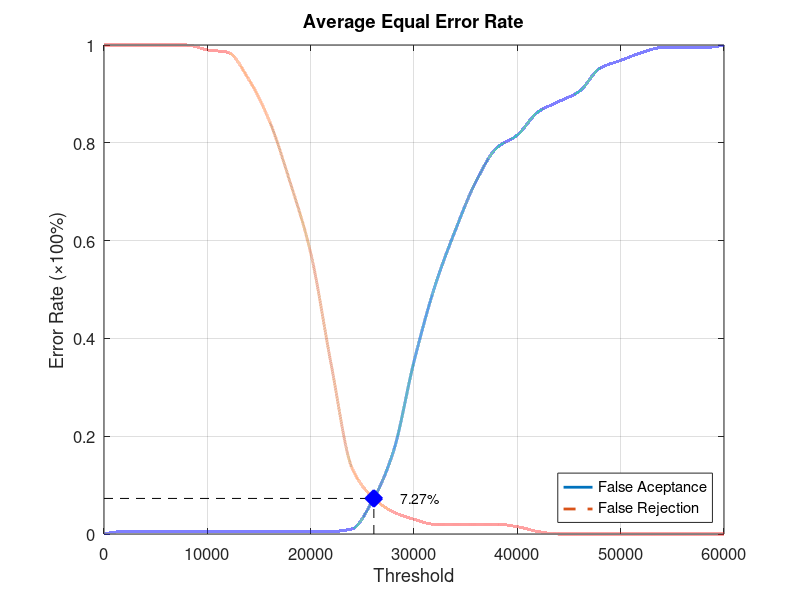
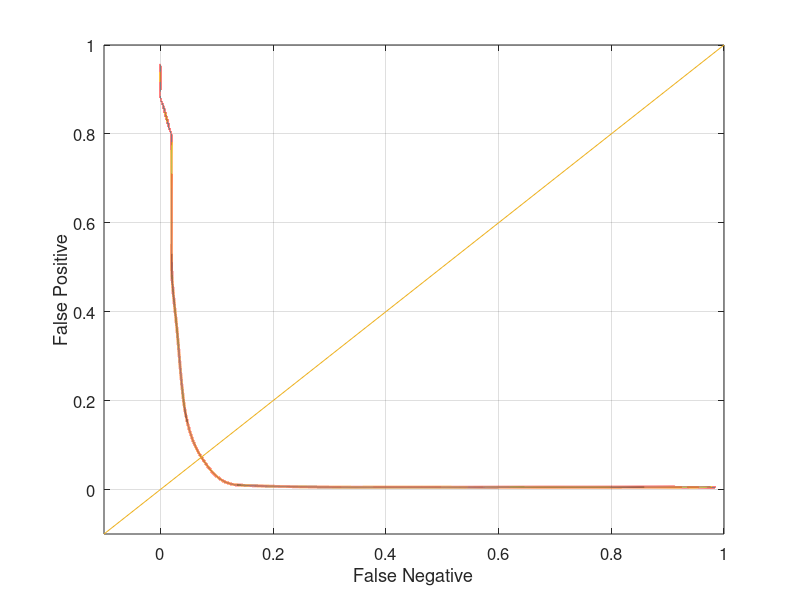

Write the MATLAB code that produced these figures, in order.
function yEER = Database4_3
close all;
clear;
clc;
x = 0:2000:60000;
xq = 0:0.5:60000;

y0 = [0 0.00526316 0.00526316 0.00526316 0.00526316 0.00526316 0.00526316 0.00526316 0.00526316 0.00526316 0.00526316 0.00526316 0.0105263 0.0684211 0.168421 0.352632 0.505263 0.621053 0.721053 0.789474 0.815789 0.863158 0.884211 0.905263 0.952632 0.968421 0.984211 0.994737 0.994737 0.994737 1];
yy0 = interp1(x, y0, xq, 'pchip');
y1 = [1 1 1 1 1 0.99 0.985 0.93 0.845 0.72 0.575 0.345 0.135 0.075 0.045 0.03 0.02 0.02 0.02 0.02 0.015 0.005 0 0 0 0 0 0 0 0 0];
yy1 = interp1(x, y1, xq, 'pchip');

% Calculating EER: 
y2 = abs(y0 - y1);
find(y2 == min(y2))
yy2 = abs(yy0 - yy1);
xEER = find(yy2 == min(yy2));
xEERIndex = xq(xEER) % X-axis EER
yEER = yy0(xEER) % Y-axis EER

main = figure
plot(xq, yy0,'-','LineWidth', 2);	hold on
plot(xq, yy1,'--','LineWidth', 2);	hold on
plot([xEERIndex xEERIndex], [0 yEER], 'k--');	hold on
plot([0 xEERIndex], [yEER yEER], 'k--');	hold on
plot(xEERIndex, yEER, 'bx', 'LineWidth', 10);	hold on
text(xEERIndex + 10 * xEERIndex / 100, yEER, [num2str(round((10000 * yEER)) / 100) '%'])
legend('False Aceptance', 'False Rejection', 'Location', 'SouthEast')
xlabel('Threshold')
ylabel('Error Rate (\times100%)')
title('Average Equal Error Rate')
set(gca, 'FontSize', 12)
axis([0 60000 0 1])
grid on

print(main, 'Database4_3Main', '-dpng');
FNRxFPR = figure('Color', [1 1 1]);
plot(yy1, yy0, '-', yy1, yy0, 'LineWidth', 2);
hold on
y = -0.1:0.1:1
plot(y, y); 
set(gca, 'FontSize', 12)
xlabel('False Negative')
ylabel('False Positive')
axis([-0.1 1 -0.1 1])
set(gca, 'FontSize', 12)
grid on

print(FNRxFPR, 'Database4_3FNRxFPR','-dpng');
end
